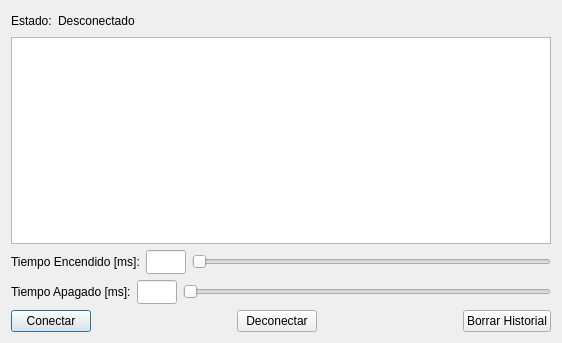
<?xml version="1.0" encoding="UTF-8"?>
<ui version="4.0">
 <class>ventanaPrincipal</class>
 <widget class="QDialog" name="ventanaPrincipal">
  <property name="geometry">
   <rect>
    <x>0</x>
    <y>0</y>
    <width>562</width>
    <height>343</height>
   </rect>
  </property>
  <property name="windowTitle">
   <string>Ej. envío de comandos</string>
  </property>
  <layout class="QVBoxLayout" name="verticalLayout">
   <item>
    <layout class="QHBoxLayout" name="horizontalLayout_3"/>
   </item>
   <item>
    <layout class="QHBoxLayout" name="horizontalLayout_2">
     <item>
      <widget class="QLabel" name="label">
       <property name="text">
        <string>Estado:</string>
       </property>
      </widget>
     </item>
     <item>
      <widget class="QLabel" name="labEstado">
       <property name="text">
        <string>Desconectado</string>
       </property>
      </widget>
     </item>
     <item>
      <spacer name="horizontalSpacer_3">
       <property name="orientation">
        <enum>Qt::Horizontal</enum>
       </property>
       <property name="sizeHint" stdset="0">
        <size>
         <width>40</width>
         <height>20</height>
        </size>
       </property>
      </spacer>
     </item>
    </layout>
   </item>
   <item>
    <widget class="QListWidget" name="listWidget">
     <property name="sizePolicy">
      <sizepolicy hsizetype="MinimumExpanding" vsizetype="MinimumExpanding">
       <horstretch>0</horstretch>
       <verstretch>0</verstretch>
      </sizepolicy>
     </property>
     <property name="baseSize">
      <size>
       <width>0</width>
       <height>0</height>
      </size>
     </property>
    </widget>
   </item>
   <item>
    <layout class="QHBoxLayout" name="horizontalLayout_4">
     <item>
      <widget class="QLabel" name="labelTiempoEncendido">
       <property name="text">
        <string>Tiempo Encendido [ms]:</string>
       </property>
       <property name="textFormat">
        <enum>Qt::AutoText</enum>
       </property>
       <property name="openExternalLinks">
        <bool>false</bool>
       </property>
      </widget>
     </item>
     <item>
      <widget class="QLineEdit" name="lineEditTiempoEncendido">
       <property name="minimumSize">
        <size>
         <width>40</width>
         <height>24</height>
        </size>
       </property>
       <property name="maximumSize">
        <size>
         <width>0</width>
         <height>16777215</height>
        </size>
       </property>
       <property name="baseSize">
        <size>
         <width>0</width>
         <height>0</height>
        </size>
       </property>
       <property name="cursorPosition">
        <number>0</number>
       </property>
      </widget>
     </item>
     <item>
      <widget class="QSlider" name="tiempoEncendidoSlider">
       <property name="maximum">
        <number>2047</number>
       </property>
       <property name="orientation">
        <enum>Qt::Horizontal</enum>
       </property>
      </widget>
     </item>
    </layout>
   </item>
   <item>
    <layout class="QHBoxLayout" name="horizontalLayout_5">
     <item>
      <widget class="QLabel" name="labelTiempoApagado">
       <property name="text">
        <string>Tiempo Apagado [ms]:</string>
       </property>
      </widget>
     </item>
     <item>
      <widget class="QLineEdit" name="lineEditTiempoApagado">
       <property name="minimumSize">
        <size>
         <width>40</width>
         <height>24</height>
        </size>
       </property>
       <property name="maximumSize">
        <size>
         <width>0</width>
         <height>16777215</height>
        </size>
       </property>
       <property name="text">
        <string/>
       </property>
       <property name="cursorPosition">
        <number>0</number>
       </property>
       <property name="readOnly">
        <bool>false</bool>
       </property>
      </widget>
     </item>
     <item>
      <widget class="QSlider" name="tiempoApagadoSlider">
       <property name="maximum">
        <number>2047</number>
       </property>
       <property name="orientation">
        <enum>Qt::Horizontal</enum>
       </property>
      </widget>
     </item>
    </layout>
   </item>
   <item>
    <layout class="QHBoxLayout" name="horizontalLayout">
     <item>
      <widget class="QPushButton" name="btnConectar">
       <property name="text">
        <string>Conectar</string>
       </property>
      </widget>
     </item>
     <item>
      <spacer name="horizontalSpacer">
       <property name="orientation">
        <enum>Qt::Horizontal</enum>
       </property>
       <property name="sizeHint" stdset="0">
        <size>
         <width>40</width>
         <height>20</height>
        </size>
       </property>
      </spacer>
     </item>
     <item>
      <widget class="QPushButton" name="btnDeconectar">
       <property name="text">
        <string>Deconectar</string>
       </property>
      </widget>
     </item>
     <item>
      <spacer name="horizontalSpacer_2">
       <property name="orientation">
        <enum>Qt::Horizontal</enum>
       </property>
       <property name="sizeHint" stdset="0">
        <size>
         <width>40</width>
         <height>20</height>
        </size>
       </property>
      </spacer>
     </item>
     <item>
      <widget class="QPushButton" name="btnLimpiar">
       <property name="text">
        <string>Borrar Historial</string>
       </property>
      </widget>
     </item>
    </layout>
   </item>
  </layout>
 </widget>
 <layoutdefault spacing="6" margin="11"/>
 <resources/>
 <connections/>
</ui>
